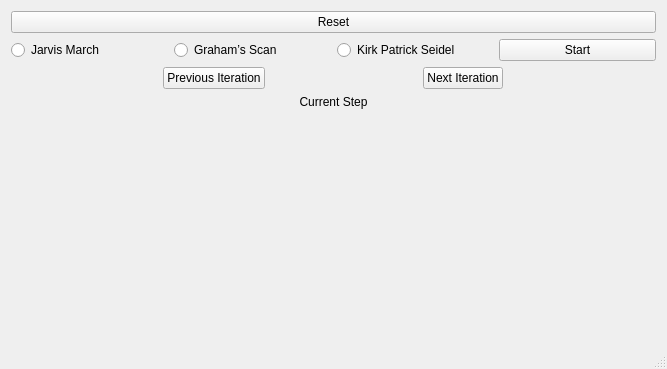
<?xml version="1.0" encoding="UTF-8"?>
<ui version="4.0">
 <class>MainWindow</class>
 <widget class="QMainWindow" name="MainWindow">
  <property name="geometry">
   <rect>
    <x>0</x>
    <y>0</y>
    <width>667</width>
    <height>369</height>
   </rect>
  </property>
  <property name="windowTitle">
   <string>MainWindow</string>
  </property>
  <widget class="QWidget" name="centralWidget">
   <layout class="QVBoxLayout" name="verticalLayout_3">
    <item>
     <widget class="QPushButton" name="pushButton_4">
      <property name="text">
       <string>Reset</string>
      </property>
     </widget>
    </item>
    <item>
     <layout class="QHBoxLayout" name="horizontalLayout_3">
      <item>
       <widget class="QRadioButton" name="radioButton_jarvis">
        <property name="text">
         <string>Jarvis March</string>
        </property>
       </widget>
      </item>
      <item>
       <widget class="QRadioButton" name="radioButton_graham">
        <property name="sizePolicy">
         <sizepolicy hsizetype="Minimum" vsizetype="Minimum">
          <horstretch>0</horstretch>
          <verstretch>0</verstretch>
         </sizepolicy>
        </property>
        <property name="text">
         <string>Graham’s Scan</string>
        </property>
       </widget>
      </item>
      <item>
       <widget class="QRadioButton" name="radioButton_kirk">
        <property name="text">
         <string>Kirk Patrick Seidel </string>
        </property>
       </widget>
      </item>
      <item>
       <widget class="QPushButton" name="pushButton_2">
        <property name="text">
         <string>Start</string>
        </property>
       </widget>
      </item>
     </layout>
    </item>
    <item>
     <layout class="QHBoxLayout" name="horizontalLayout_4">
      <item>
       <widget class="QPushButton" name="pushButton_3">
        <property name="sizePolicy">
         <sizepolicy hsizetype="Fixed" vsizetype="Fixed">
          <horstretch>0</horstretch>
          <verstretch>0</verstretch>
         </sizepolicy>
        </property>
        <property name="text">
         <string>Previous Iteration</string>
        </property>
       </widget>
      </item>
      <item>
       <widget class="QPushButton" name="pushButton">
        <property name="sizePolicy">
         <sizepolicy hsizetype="Fixed" vsizetype="Fixed">
          <horstretch>0</horstretch>
          <verstretch>0</verstretch>
         </sizepolicy>
        </property>
        <property name="text">
         <string>Next Iteration</string>
        </property>
       </widget>
      </item>
     </layout>
    </item>
    <item>
     <widget class="QLabel" name="label">
      <property name="sizePolicy">
       <sizepolicy hsizetype="Preferred" vsizetype="Fixed">
        <horstretch>0</horstretch>
        <verstretch>0</verstretch>
       </sizepolicy>
      </property>
      <property name="text">
       <string>Current Step</string>
      </property>
      <property name="alignment">
       <set>Qt::AlignCenter</set>
      </property>
     </widget>
    </item>
    <item>
     <widget class="ClickableLabel" name="canvas">
      <property name="sizePolicy">
       <sizepolicy hsizetype="Preferred" vsizetype="Preferred">
        <horstretch>0</horstretch>
        <verstretch>0</verstretch>
       </sizepolicy>
      </property>
      <property name="mouseTracking">
       <bool>true</bool>
      </property>
      <property name="text">
       <string/>
      </property>
      <property name="alignment">
       <set>Qt::AlignCenter</set>
      </property>
     </widget>
    </item>
   </layout>
  </widget>
  <widget class="QMenuBar" name="menuBar">
   <property name="geometry">
    <rect>
     <x>0</x>
     <y>0</y>
     <width>667</width>
     <height>20</height>
    </rect>
   </property>
  </widget>
  <widget class="QStatusBar" name="statusBar"/>
 </widget>
 <layoutdefault spacing="6" margin="11"/>
 <customwidgets>
  <customwidget>
   <class>ClickableLabel</class>
   <extends>QLabel</extends>
   <header location="global">clickablelabel.h</header>
  </customwidget>
 </customwidgets>
 <resources/>
 <connections/>
</ui>
